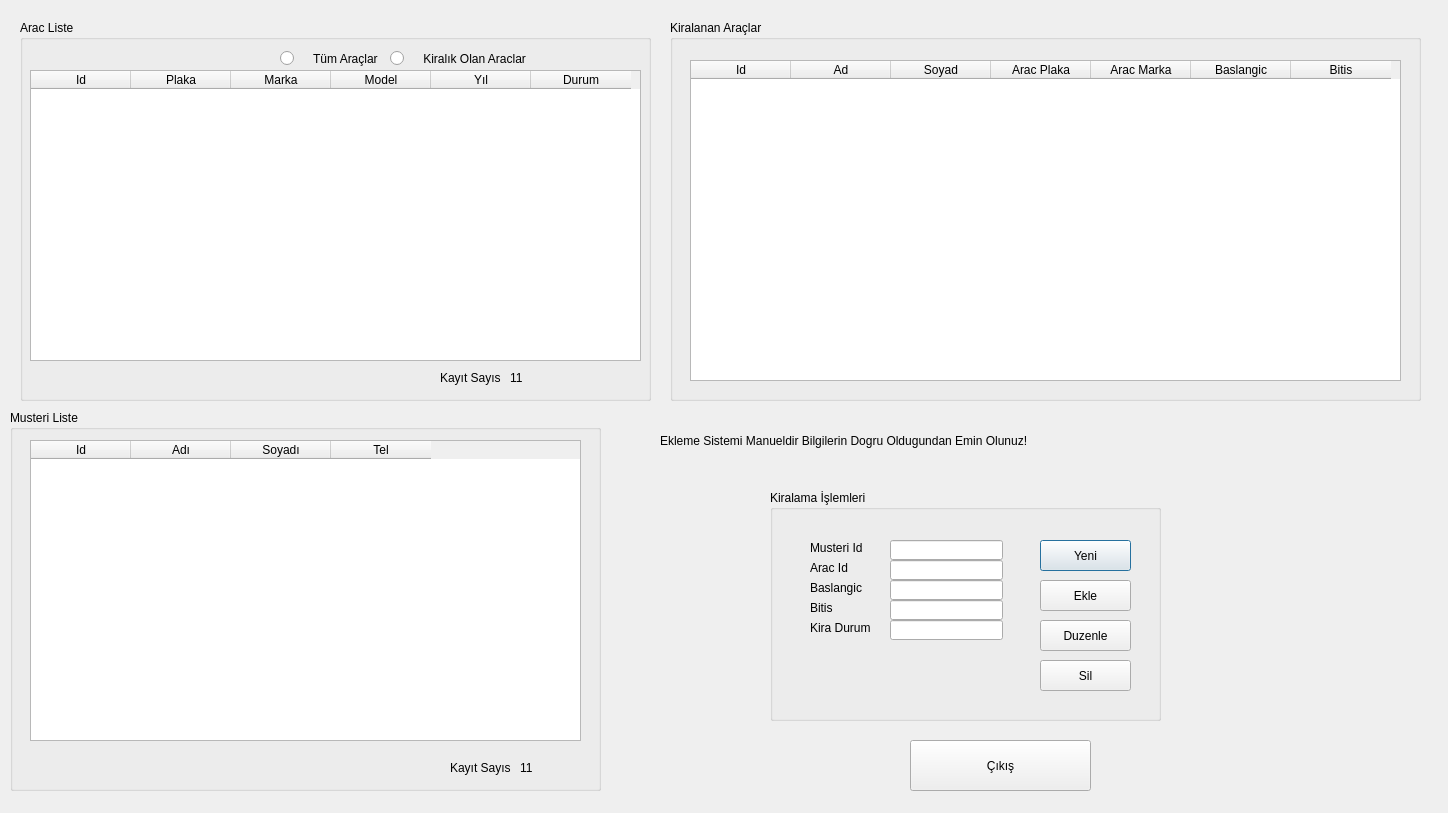
<?xml version="1.0" encoding="UTF-8"?>
<ui version="4.0">
 <class>Dialog</class>
 <widget class="QDialog" name="Dialog">
  <property name="geometry">
   <rect>
    <x>0</x>
    <y>0</y>
    <width>1448</width>
    <height>813</height>
   </rect>
  </property>
  <property name="windowTitle">
   <string>Kiralama İşlemleri</string>
  </property>
  <widget class="QGroupBox" name="groupBox">
   <property name="geometry">
    <rect>
     <x>20</x>
     <y>20</y>
     <width>631</width>
     <height>381</height>
    </rect>
   </property>
   <property name="title">
    <string>Arac Liste</string>
   </property>
   <widget class="QTableWidget" name="tableWidget_Araclar">
    <property name="geometry">
     <rect>
      <x>10</x>
      <y>50</y>
      <width>611</width>
      <height>291</height>
     </rect>
    </property>
    <property name="selectionBehavior">
     <enum>QAbstractItemView::SelectRows</enum>
    </property>
    <column>
     <property name="text">
      <string>Id</string>
     </property>
    </column>
    <column>
     <property name="text">
      <string>Plaka</string>
     </property>
    </column>
    <column>
     <property name="text">
      <string>Marka</string>
     </property>
    </column>
    <column>
     <property name="text">
      <string>Model</string>
     </property>
    </column>
    <column>
     <property name="text">
      <string>Yıl</string>
     </property>
    </column>
    <column>
     <property name="text">
      <string>Durum</string>
     </property>
    </column>
   </widget>
   <widget class="QLabel" name="label">
    <property name="geometry">
     <rect>
      <x>420</x>
      <y>350</y>
      <width>61</width>
      <height>16</height>
     </rect>
    </property>
    <property name="text">
     <string>Kayıt Sayısı:</string>
    </property>
   </widget>
   <widget class="QLabel" name="label_Arac_kayitSayisi">
    <property name="geometry">
     <rect>
      <x>490</x>
      <y>350</y>
      <width>61</width>
      <height>16</height>
     </rect>
    </property>
    <property name="text">
     <string>11</string>
    </property>
   </widget>
   <widget class="QRadioButton" name="aracRadioButton_tumListe">
    <property name="geometry">
     <rect>
      <x>260</x>
      <y>30</y>
      <width>101</width>
      <height>17</height>
     </rect>
    </property>
    <property name="text">
     <string>    Tüm Araçlar</string>
    </property>
   </widget>
   <widget class="QRadioButton" name="arac_RadioButton_bos">
    <property name="geometry">
     <rect>
      <x>370</x>
      <y>30</y>
      <width>151</width>
      <height>17</height>
     </rect>
    </property>
    <property name="text">
     <string>    Kiralık Olan Araclar</string>
    </property>
   </widget>
  </widget>
  <widget class="QGroupBox" name="groupBox_2">
   <property name="geometry">
    <rect>
     <x>10</x>
     <y>410</y>
     <width>591</width>
     <height>381</height>
    </rect>
   </property>
   <property name="title">
    <string>Musteri Liste</string>
   </property>
   <widget class="QTableWidget" name="tableWidget_Musteri">
    <property name="geometry">
     <rect>
      <x>20</x>
      <y>30</y>
      <width>551</width>
      <height>301</height>
     </rect>
    </property>
    <property name="selectionBehavior">
     <enum>QAbstractItemView::SelectRows</enum>
    </property>
    <column>
     <property name="text">
      <string>Id</string>
     </property>
    </column>
    <column>
     <property name="text">
      <string>Adı</string>
     </property>
    </column>
    <column>
     <property name="text">
      <string>Soyadı</string>
     </property>
    </column>
    <column>
     <property name="text">
      <string>Tel</string>
     </property>
    </column>
   </widget>
   <widget class="QLabel" name="label_2">
    <property name="geometry">
     <rect>
      <x>440</x>
      <y>350</y>
      <width>61</width>
      <height>16</height>
     </rect>
    </property>
    <property name="text">
     <string>Kayıt Sayısı:</string>
    </property>
   </widget>
   <widget class="QLabel" name="label_musteri_kayitSayi">
    <property name="geometry">
     <rect>
      <x>510</x>
      <y>350</y>
      <width>61</width>
      <height>16</height>
     </rect>
    </property>
    <property name="text">
     <string>11</string>
    </property>
   </widget>
  </widget>
  <widget class="QGroupBox" name="groupBox_3">
   <property name="geometry">
    <rect>
     <x>670</x>
     <y>20</y>
     <width>751</width>
     <height>381</height>
    </rect>
   </property>
   <property name="title">
    <string>Kiralanan Araçlar</string>
   </property>
   <widget class="QTableWidget" name="tableWidget_Kiralama">
    <property name="geometry">
     <rect>
      <x>20</x>
      <y>40</y>
      <width>711</width>
      <height>321</height>
     </rect>
    </property>
    <property name="selectionBehavior">
     <enum>QAbstractItemView::SelectRows</enum>
    </property>
    <column>
     <property name="text">
      <string>Id</string>
     </property>
    </column>
    <column>
     <property name="text">
      <string>Ad</string>
     </property>
    </column>
    <column>
     <property name="text">
      <string>Soyad</string>
     </property>
    </column>
    <column>
     <property name="text">
      <string>Arac Plaka</string>
     </property>
    </column>
    <column>
     <property name="text">
      <string>Arac Marka</string>
     </property>
    </column>
    <column>
     <property name="text">
      <string>Baslangic</string>
     </property>
    </column>
    <column>
     <property name="text">
      <string>Bitis</string>
     </property>
    </column>
   </widget>
  </widget>
  <widget class="QGroupBox" name="groupBox_4">
   <property name="geometry">
    <rect>
     <x>770</x>
     <y>490</y>
     <width>391</width>
     <height>231</height>
    </rect>
   </property>
   <property name="title">
    <string>Kiralama İşlemleri</string>
   </property>
   <widget class="QLabel" name="label_3">
    <property name="geometry">
     <rect>
      <x>40</x>
      <y>50</y>
      <width>61</width>
      <height>16</height>
     </rect>
    </property>
    <property name="styleSheet">
     <string notr="true">font: 10pt &quot;MS Shell Dlg 2&quot;;</string>
    </property>
    <property name="text">
     <string>Musteri Id</string>
    </property>
   </widget>
   <widget class="QLabel" name="label_5">
    <property name="geometry">
     <rect>
      <x>40</x>
      <y>70</y>
      <width>61</width>
      <height>16</height>
     </rect>
    </property>
    <property name="styleSheet">
     <string notr="true">font: 10pt &quot;MS Shell Dlg 2&quot;;</string>
    </property>
    <property name="text">
     <string>Arac Id</string>
    </property>
   </widget>
   <widget class="QLabel" name="label_6">
    <property name="geometry">
     <rect>
      <x>40</x>
      <y>90</y>
      <width>61</width>
      <height>16</height>
     </rect>
    </property>
    <property name="styleSheet">
     <string notr="true">font: 10pt &quot;MS Shell Dlg 2&quot;;</string>
    </property>
    <property name="text">
     <string>Baslangic</string>
    </property>
   </widget>
   <widget class="QLabel" name="label_7">
    <property name="geometry">
     <rect>
      <x>40</x>
      <y>110</y>
      <width>61</width>
      <height>16</height>
     </rect>
    </property>
    <property name="styleSheet">
     <string notr="true">font: 10pt &quot;MS Shell Dlg 2&quot;;</string>
    </property>
    <property name="text">
     <string>Bitis</string>
    </property>
   </widget>
   <widget class="QLabel" name="label_8">
    <property name="geometry">
     <rect>
      <x>40</x>
      <y>130</y>
      <width>71</width>
      <height>16</height>
     </rect>
    </property>
    <property name="styleSheet">
     <string notr="true">font: 10pt &quot;MS Shell Dlg 2&quot;;</string>
    </property>
    <property name="text">
     <string>Kira Durum</string>
    </property>
   </widget>
   <widget class="QLineEdit" name="kiralama_musteriId_text">
    <property name="geometry">
     <rect>
      <x>120</x>
      <y>50</y>
      <width>113</width>
      <height>20</height>
     </rect>
    </property>
   </widget>
   <widget class="QLineEdit" name="kiralama_aracId_text">
    <property name="geometry">
     <rect>
      <x>120</x>
      <y>70</y>
      <width>113</width>
      <height>20</height>
     </rect>
    </property>
   </widget>
   <widget class="QLineEdit" name="kiralama_baslangic_text">
    <property name="geometry">
     <rect>
      <x>120</x>
      <y>90</y>
      <width>113</width>
      <height>20</height>
     </rect>
    </property>
   </widget>
   <widget class="QLineEdit" name="kiralama_bitis_text">
    <property name="geometry">
     <rect>
      <x>120</x>
      <y>110</y>
      <width>113</width>
      <height>20</height>
     </rect>
    </property>
   </widget>
   <widget class="QLineEdit" name="kiralama_kiraDurumu_text">
    <property name="geometry">
     <rect>
      <x>120</x>
      <y>130</y>
      <width>113</width>
      <height>20</height>
     </rect>
    </property>
   </widget>
   <widget class="QPushButton" name="kiralama_button_yeni">
    <property name="geometry">
     <rect>
      <x>270</x>
      <y>50</y>
      <width>91</width>
      <height>31</height>
     </rect>
    </property>
    <property name="text">
     <string>Yeni</string>
    </property>
   </widget>
   <widget class="QPushButton" name="kiralama_button_ekle">
    <property name="geometry">
     <rect>
      <x>270</x>
      <y>90</y>
      <width>91</width>
      <height>31</height>
     </rect>
    </property>
    <property name="text">
     <string>Ekle</string>
    </property>
   </widget>
   <widget class="QPushButton" name="kiralama_button_duzenle">
    <property name="geometry">
     <rect>
      <x>270</x>
      <y>130</y>
      <width>91</width>
      <height>31</height>
     </rect>
    </property>
    <property name="text">
     <string>Duzenle</string>
    </property>
   </widget>
   <widget class="QPushButton" name="kiralama_button_sil">
    <property name="geometry">
     <rect>
      <x>270</x>
      <y>170</y>
      <width>91</width>
      <height>31</height>
     </rect>
    </property>
    <property name="text">
     <string>Sil</string>
    </property>
   </widget>
  </widget>
  <widget class="QPushButton" name="pushButton_Cikis">
   <property name="geometry">
    <rect>
     <x>910</x>
     <y>740</y>
     <width>181</width>
     <height>51</height>
    </rect>
   </property>
   <property name="text">
    <string>Çıkış</string>
   </property>
  </widget>
  <widget class="QLabel" name="label_9">
   <property name="geometry">
    <rect>
     <x>660</x>
     <y>430</y>
     <width>671</width>
     <height>21</height>
    </rect>
   </property>
   <property name="styleSheet">
    <string notr="true">font: 15pt &quot;8514oem&quot;;</string>
   </property>
   <property name="text">
    <string>Ekleme Sistemi Manueldir Bilgilerin Dogru Oldugundan Emin Olunuz!</string>
   </property>
  </widget>
 </widget>
 <resources/>
 <connections/>
</ui>
